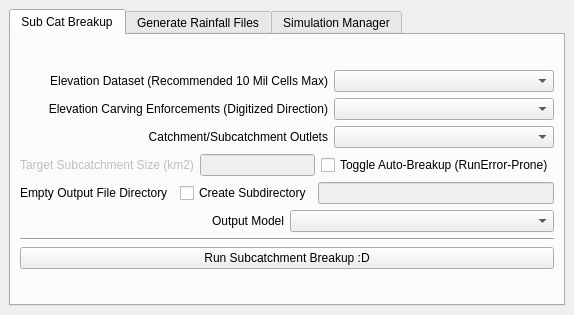
<?xml version="1.0" encoding="UTF-8"?>
<ui version="4.0">
 <class>Mydro</class>
 <widget class="QDockWidget" name="Mydro">
  <property name="geometry">
   <rect>
    <x>0</x>
    <y>0</y>
    <width>528</width>
    <height>315</height>
   </rect>
  </property>
  <property name="windowTitle">
   <string>QMydro V1.1</string>
  </property>
  <widget class="QWidget" name="dockWidgetContents">
   <layout class="QHBoxLayout" name="horizontalLayout_10">
    <item>
     <widget class="QTabWidget" name="simTab_2">
      <property name="currentIndex">
       <number>0</number>
      </property>
      <widget class="QWidget" name="breakupTab">
       <attribute name="title">
        <string>Sub Cat Breakup</string>
       </attribute>
       <layout class="QVBoxLayout" name="verticalLayout_3">
        <item>
         <layout class="QVBoxLayout" name="verticalLayout">
          <item>
           <layout class="QHBoxLayout" name="horizontalLayout_5">
            <item>
             <widget class="QLabel" name="label_4">
              <property name="text">
               <string>Elevation Dataset (Recommended 10 Mil Cells Max)</string>
              </property>
              <property name="alignment">
               <set>Qt::AlignRight|Qt::AlignTrailing|Qt::AlignVCenter</set>
              </property>
             </widget>
            </item>
            <item>
             <widget class="QgsMapLayerComboBox" name="inputElevationFile">
              <property name="sizePolicy">
               <sizepolicy hsizetype="Maximum" vsizetype="Fixed">
                <horstretch>0</horstretch>
                <verstretch>0</verstretch>
               </sizepolicy>
              </property>
              <property name="minimumSize">
               <size>
                <width>220</width>
                <height>0</height>
               </size>
              </property>
              <property name="allowEmptyLayer">
               <bool>false</bool>
              </property>
              <property name="showCrs">
               <bool>true</bool>
              </property>
             </widget>
            </item>
           </layout>
          </item>
          <item>
           <layout class="QHBoxLayout" name="horizontalLayout">
            <item>
             <widget class="QLabel" name="label_3">
              <property name="text">
               <string>Elevation Carving Enforcements (Digitized Direction)</string>
              </property>
              <property name="alignment">
               <set>Qt::AlignRight|Qt::AlignTrailing|Qt::AlignVCenter</set>
              </property>
             </widget>
            </item>
            <item>
             <widget class="QgsMapLayerComboBox" name="inputCarveFile">
              <property name="sizePolicy">
               <sizepolicy hsizetype="Maximum" vsizetype="Fixed">
                <horstretch>0</horstretch>
                <verstretch>0</verstretch>
               </sizepolicy>
              </property>
              <property name="minimumSize">
               <size>
                <width>220</width>
                <height>0</height>
               </size>
              </property>
              <property name="allowEmptyLayer">
               <bool>true</bool>
              </property>
              <property name="showCrs">
               <bool>true</bool>
              </property>
             </widget>
            </item>
           </layout>
          </item>
          <item>
           <layout class="QHBoxLayout" name="horizontalLayout_2">
            <item>
             <widget class="QLabel" name="label_2">
              <property name="layoutDirection">
               <enum>Qt::LeftToRight</enum>
              </property>
              <property name="text">
               <string>Catchment/Subcatchment Outlets</string>
              </property>
              <property name="alignment">
               <set>Qt::AlignRight|Qt::AlignTrailing|Qt::AlignVCenter</set>
              </property>
             </widget>
            </item>
            <item>
             <widget class="QgsMapLayerComboBox" name="inputOutletsFile">
              <property name="sizePolicy">
               <sizepolicy hsizetype="Maximum" vsizetype="Fixed">
                <horstretch>0</horstretch>
                <verstretch>0</verstretch>
               </sizepolicy>
              </property>
              <property name="minimumSize">
               <size>
                <width>220</width>
                <height>0</height>
               </size>
              </property>
              <property name="showCrs">
               <bool>true</bool>
              </property>
             </widget>
            </item>
           </layout>
          </item>
          <item>
           <layout class="QHBoxLayout" name="horizontalLayout_3">
            <item>
             <widget class="QLabel" name="targetSizeLabel">
              <property name="enabled">
               <bool>false</bool>
              </property>
              <property name="text">
               <string>Target Subcatchment Size (km2)</string>
              </property>
             </widget>
            </item>
            <item>
             <widget class="QLineEdit" name="targetSubcatSize">
              <property name="enabled">
               <bool>false</bool>
              </property>
             </widget>
            </item>
            <item>
             <widget class="QCheckBox" name="toggleBreakup">
              <property name="text">
               <string>Toggle Auto-Breakup (RunError-Prone)</string>
              </property>
             </widget>
            </item>
           </layout>
          </item>
          <item>
           <layout class="QHBoxLayout" name="horizontalLayout_4">
            <item>
             <widget class="QLabel" name="label">
              <property name="text">
               <string>Empty Output File Directory</string>
              </property>
             </widget>
            </item>
            <item>
             <widget class="QgsFileWidget" name="outputDir">
              <property name="storageMode">
               <enum>QgsFileWidget::GetDirectory</enum>
              </property>
              <property name="options">
               <set>QFileDialog::ShowDirsOnly</set>
              </property>
             </widget>
            </item>
            <item>
             <widget class="QCheckBox" name="toggleGisSubdir">
              <property name="text">
               <string>Create Subdirectory</string>
              </property>
             </widget>
            </item>
            <item>
             <widget class="QLineEdit" name="gisSubdir">
              <property name="enabled">
               <bool>false</bool>
              </property>
             </widget>
            </item>
           </layout>
          </item>
          <item>
           <layout class="QHBoxLayout" name="horizontalLayout_16">
            <item>
             <widget class="QLabel" name="label_23">
              <property name="text">
               <string>Output Model</string>
              </property>
              <property name="alignment">
               <set>Qt::AlignRight|Qt::AlignTrailing|Qt::AlignVCenter</set>
              </property>
             </widget>
            </item>
            <item>
             <widget class="QComboBox" name="modelType"/>
            </item>
           </layout>
          </item>
          <item>
           <widget class="Line" name="line">
            <property name="orientation">
             <enum>Qt::Horizontal</enum>
            </property>
           </widget>
          </item>
          <item>
           <widget class="QPushButton" name="processAlgs">
            <property name="text">
             <string>Run Subcatchment Breakup :D</string>
            </property>
           </widget>
          </item>
         </layout>
        </item>
       </layout>
      </widget>
      <widget class="QWidget" name="rainfallTab">
       <attribute name="title">
        <string>Generate Rainfall Files</string>
       </attribute>
       <layout class="QVBoxLayout" name="verticalLayout_5">
        <item>
         <layout class="QVBoxLayout" name="verticalLayout_4">
          <item>
           <widget class="QLabel" name="label_5">
            <property name="sizePolicy">
             <sizepolicy hsizetype="Preferred" vsizetype="Maximum">
              <horstretch>0</horstretch>
              <verstretch>0</verstretch>
             </sizepolicy>
            </property>
            <property name="text">
             <string>Generate Rainfall Files using ARR Datahub Parameters &amp; 2016 BoM IFDs</string>
            </property>
           </widget>
          </item>
          <item>
           <layout class="QHBoxLayout" name="horizontalLayout_8">
            <item>
             <widget class="QLabel" name="label_6">
              <property name="sizePolicy">
               <sizepolicy hsizetype="Maximum" vsizetype="Minimum">
                <horstretch>0</horstretch>
                <verstretch>0</verstretch>
               </sizepolicy>
              </property>
              <property name="text">
               <string>Latitude</string>
              </property>
             </widget>
            </item>
            <item>
             <widget class="QLineEdit" name="Latitude">
              <property name="sizePolicy">
               <sizepolicy hsizetype="Maximum" vsizetype="Fixed">
                <horstretch>0</horstretch>
                <verstretch>0</verstretch>
               </sizepolicy>
              </property>
             </widget>
            </item>
            <item>
             <widget class="QLabel" name="label_7">
              <property name="sizePolicy">
               <sizepolicy hsizetype="Maximum" vsizetype="Preferred">
                <horstretch>0</horstretch>
                <verstretch>0</verstretch>
               </sizepolicy>
              </property>
              <property name="text">
               <string>Longitude</string>
              </property>
             </widget>
            </item>
            <item>
             <widget class="QLineEdit" name="Longitude">
              <property name="sizePolicy">
               <sizepolicy hsizetype="Maximum" vsizetype="Fixed">
                <horstretch>0</horstretch>
                <verstretch>0</verstretch>
               </sizepolicy>
              </property>
             </widget>
            </item>
            <item>
             <widget class="QCheckBox" name="checkLatLon">
              <property name="sizePolicy">
               <sizepolicy hsizetype="Maximum" vsizetype="Fixed">
                <horstretch>0</horstretch>
                <verstretch>0</verstretch>
               </sizepolicy>
              </property>
              <property name="text">
               <string>Calc From Layer</string>
              </property>
             </widget>
            </item>
            <item>
             <widget class="QgsMapLayerComboBox" name="LatLonLayers">
              <property name="enabled">
               <bool>false</bool>
              </property>
              <property name="sizePolicy">
               <sizepolicy hsizetype="Minimum" vsizetype="Fixed">
                <horstretch>0</horstretch>
                <verstretch>0</verstretch>
               </sizepolicy>
              </property>
              <property name="minimumSize">
               <size>
                <width>150</width>
                <height>0</height>
               </size>
              </property>
              <property name="allowEmptyLayer">
               <bool>true</bool>
              </property>
              <property name="showCrs">
               <bool>true</bool>
              </property>
             </widget>
            </item>
           </layout>
          </item>
          <item>
           <layout class="QHBoxLayout" name="horizontalLayout_7">
            <item>
             <widget class="QCheckBox" name="useARF">
              <property name="text">
               <string>Use ARF</string>
              </property>
             </widget>
            </item>
            <item>
             <widget class="QLabel" name="AreaLabel">
              <property name="enabled">
               <bool>false</bool>
              </property>
              <property name="text">
               <string>Area (km2)</string>
              </property>
             </widget>
            </item>
            <item>
             <widget class="QLineEdit" name="area">
              <property name="enabled">
               <bool>false</bool>
              </property>
             </widget>
            </item>
            <item>
             <widget class="QCheckBox" name="checkArea">
              <property name="enabled">
               <bool>false</bool>
              </property>
              <property name="text">
               <string>Calc From Layer</string>
              </property>
             </widget>
            </item>
            <item>
             <widget class="QgsMapLayerComboBox" name="areaLayer">
              <property name="enabled">
               <bool>false</bool>
              </property>
              <property name="minimumSize">
               <size>
                <width>150</width>
                <height>0</height>
               </size>
              </property>
              <property name="allowEmptyLayer">
               <bool>true</bool>
              </property>
              <property name="showCrs">
               <bool>true</bool>
              </property>
             </widget>
            </item>
           </layout>
          </item>
          <item>
           <layout class="QHBoxLayout" name="horizontalLayout_6">
            <item>
             <widget class="QLabel" name="label_9">
              <property name="text">
               <string>Rainfall Files Output Directory</string>
              </property>
             </widget>
            </item>
            <item>
             <widget class="QgsFileWidget" name="rainfallOutputDir">
              <property name="storageMode">
               <enum>QgsFileWidget::GetDirectory</enum>
              </property>
             </widget>
            </item>
            <item>
             <widget class="QCheckBox" name="toggleSubdirectory">
              <property name="text">
               <string>Create Subdirectory</string>
              </property>
             </widget>
            </item>
            <item>
             <widget class="QLineEdit" name="SubDirectory">
              <property name="enabled">
               <bool>false</bool>
              </property>
             </widget>
            </item>
           </layout>
          </item>
          <item>
           <widget class="Line" name="line_2">
            <property name="orientation">
             <enum>Qt::Horizontal</enum>
            </property>
           </widget>
          </item>
          <item>
           <widget class="QPushButton" name="runRainfall">
            <property name="text">
             <string>Generate Rainfall Files</string>
            </property>
           </widget>
          </item>
         </layout>
        </item>
       </layout>
      </widget>
      <widget class="QWidget" name="simTab">
       <attribute name="title">
        <string>Simulation Manager</string>
       </attribute>
       <layout class="QVBoxLayout" name="verticalLayout_7">
        <item>
         <layout class="QVBoxLayout" name="verticalLayout_6">
          <item>
           <layout class="QHBoxLayout" name="horizontalLayout_15">
            <item>
             <widget class="QLabel" name="label_22">
              <property name="text">
               <string>Mydro Executeable (.exe)</string>
              </property>
             </widget>
            </item>
            <item>
             <widget class="QgsFileWidget" name="mydroExe"/>
            </item>
           </layout>
          </item>
          <item>
           <layout class="QHBoxLayout" name="horizontalLayout_9">
            <item>
             <widget class="QLabel" name="label_8">
              <property name="text">
               <string>Mydro Control File</string>
              </property>
             </widget>
            </item>
            <item>
             <widget class="QgsFileWidget" name="controlFile">
              <property name="sizePolicy">
               <sizepolicy hsizetype="Maximum" vsizetype="Preferred">
                <horstretch>0</horstretch>
                <verstretch>0</verstretch>
               </sizepolicy>
              </property>
              <property name="minimumSize">
               <size>
                <width>350</width>
                <height>0</height>
               </size>
              </property>
             </widget>
            </item>
           </layout>
          </item>
          <item>
           <layout class="QHBoxLayout" name="horizontalLayout_13">
            <item>
             <widget class="QLabel" name="label_10">
              <property name="text">
               <string>α</string>
              </property>
              <property name="alignment">
               <set>Qt::AlignRight|Qt::AlignTrailing|Qt::AlignVCenter</set>
              </property>
             </widget>
            </item>
            <item>
             <widget class="QDoubleSpinBox" name="alpha">
              <property name="decimals">
               <number>2</number>
              </property>
              <property name="minimum">
               <double>0.000000000000000</double>
              </property>
              <property name="maximum">
               <double>3.000000000000000</double>
              </property>
              <property name="singleStep">
               <double>0.100000000000000</double>
              </property>
              <property name="value">
               <double>0.000000000000000</double>
              </property>
             </widget>
            </item>
            <item>
             <widget class="QLabel" name="label_11">
              <property name="text">
               <string>β</string>
              </property>
              <property name="alignment">
               <set>Qt::AlignRight|Qt::AlignTrailing|Qt::AlignVCenter</set>
              </property>
             </widget>
            </item>
            <item>
             <widget class="QDoubleSpinBox" name="beta"/>
            </item>
            <item>
             <widget class="QLabel" name="label_12">
              <property name="text">
               <string>m</string>
              </property>
              <property name="alignment">
               <set>Qt::AlignRight|Qt::AlignTrailing|Qt::AlignVCenter</set>
              </property>
             </widget>
            </item>
            <item>
             <widget class="QDoubleSpinBox" name="m">
              <property name="maximum">
               <double>2.000000000000000</double>
              </property>
              <property name="singleStep">
               <double>0.100000000000000</double>
              </property>
             </widget>
            </item>
            <item>
             <widget class="QLabel" name="label_13">
              <property name="text">
               <string>IL</string>
              </property>
              <property name="alignment">
               <set>Qt::AlignRight|Qt::AlignTrailing|Qt::AlignVCenter</set>
              </property>
             </widget>
            </item>
            <item>
             <widget class="QDoubleSpinBox" name="il">
              <property name="maximum">
               <double>500.000000000000000</double>
              </property>
              <property name="singleStep">
               <double>1.000000000000000</double>
              </property>
             </widget>
            </item>
            <item>
             <widget class="QLabel" name="label_14">
              <property name="text">
               <string>CL</string>
              </property>
              <property name="alignment">
               <set>Qt::AlignRight|Qt::AlignTrailing|Qt::AlignVCenter</set>
              </property>
             </widget>
            </item>
            <item>
             <widget class="QDoubleSpinBox" name="cl">
              <property name="maximum">
               <double>500.000000000000000</double>
              </property>
              <property name="singleStep">
               <double>0.100000000000000</double>
              </property>
             </widget>
            </item>
            <item>
             <widget class="QLabel" name="label_15">
              <property name="text">
               <string>X</string>
              </property>
             </widget>
            </item>
            <item>
             <widget class="QDoubleSpinBox" name="X">
              <property name="maximum">
               <double>2.000000000000000</double>
              </property>
              <property name="singleStep">
               <double>0.100000000000000</double>
              </property>
             </widget>
            </item>
            <item>
             <widget class="QLabel" name="label_16">
              <property name="text">
               <string>N</string>
              </property>
             </widget>
            </item>
            <item>
             <widget class="QDoubleSpinBox" name="N">
              <property name="maximum">
               <double>2.000000000000000</double>
              </property>
              <property name="singleStep">
               <double>0.100000000000000</double>
              </property>
             </widget>
            </item>
           </layout>
          </item>
          <item>
           <layout class="QHBoxLayout" name="horizontalLayout_12">
            <item>
             <widget class="QLabel" name="label_17">
              <property name="text">
               <string>Comparison CSV</string>
              </property>
             </widget>
            </item>
            <item>
             <widget class="QgsFileWidget" name="compFilePath"/>
            </item>
            <item>
             <widget class="QLabel" name="label_21">
              <property name="text">
               <string>Skip Rows</string>
              </property>
             </widget>
            </item>
            <item>
             <widget class="QLineEdit" name="skiprows">
              <property name="text">
               <string>0</string>
              </property>
             </widget>
            </item>
           </layout>
          </item>
          <item>
           <layout class="QHBoxLayout" name="horizontalLayout_14">
            <item>
             <widget class="QLabel" name="label_18">
              <property name="text">
               <string>Mydro Plot Subcatchments</string>
              </property>
              <property name="alignment">
               <set>Qt::AlignCenter</set>
              </property>
             </widget>
            </item>
            <item>
             <widget class="QLabel" name="label_19">
              <property name="text">
               <string>Comparison Time Column</string>
              </property>
              <property name="alignment">
               <set>Qt::AlignCenter</set>
              </property>
             </widget>
            </item>
            <item>
             <widget class="QLabel" name="label_20">
              <property name="text">
               <string>Comparison Value Column</string>
              </property>
              <property name="alignment">
               <set>Qt::AlignCenter</set>
              </property>
             </widget>
            </item>
           </layout>
          </item>
          <item>
           <layout class="QHBoxLayout" name="horizontalLayout_11">
            <item>
             <widget class="QgsCheckableComboBox" name="mydroValCols"/>
            </item>
            <item>
             <widget class="QgsCheckableComboBox" name="compTimeCol"/>
            </item>
            <item>
             <widget class="QgsCheckableComboBox" name="compValCol"/>
            </item>
           </layout>
          </item>
         </layout>
        </item>
       </layout>
      </widget>
     </widget>
    </item>
   </layout>
  </widget>
 </widget>
 <customwidgets>
  <customwidget>
   <class>QgsCheckableComboBox</class>
   <extends>QComboBox</extends>
   <header>qgscheckablecombobox.h</header>
  </customwidget>
  <customwidget>
   <class>QgsFileWidget</class>
   <extends>QWidget</extends>
   <header>qgsfilewidget.h</header>
  </customwidget>
  <customwidget>
   <class>QgsMapLayerComboBox</class>
   <extends>QComboBox</extends>
   <header>qgsmaplayercombobox.h</header>
  </customwidget>
 </customwidgets>
 <resources/>
 <connections/>
</ui>
